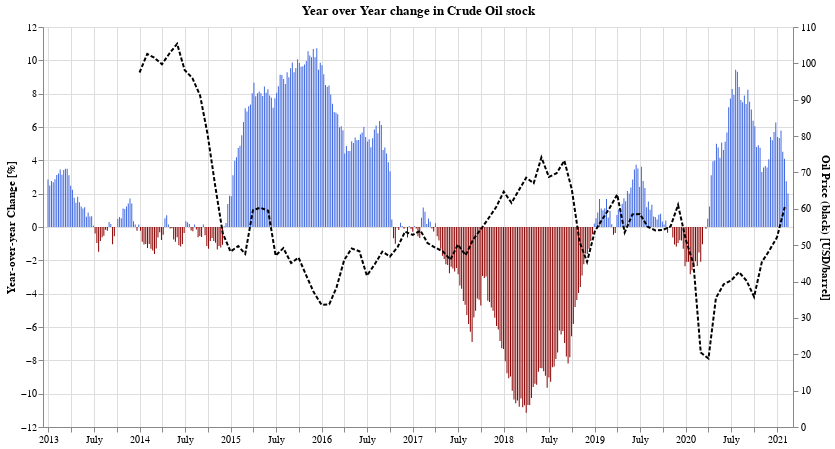

Notebook cell for this chart:
### Markdown cell above
## How does the crude oil price vary with inventories?

### Code cell
oil_price = alt.Chart(df_oil[-86:]).mark_line(color='black', strokeDash=[4, 2]).encode(
    alt.X('Date:T'),
    alt.Y('Close-Nominal:Q', axis=alt.Axis(title='Oil Price (black) [USD/barrel]'))
).properties(
    width=750,
    height=400
)

c = (chartFor(df_oil_yoy, 'Crude Oil') + oil_price).resolve_scale(y='independent').properties(
    background='white'
)

c.save('oil-gas-inventories.png')
c.display()

### Figure 1 — Vega-Lite specification as saved in the notebook (floating-point values rounded to 4 significant figures; data arrays with more than 128 entries replaced by an {"elided": "..."} marker saying what was removed)
{"config": {"view": {"continuousWidth": 400, "continuousHeight": 300}}, "layer": [{"data": {"name": "data-b48813c68bbb423faafeab20c7cce10e"}, "mark": {"type": "bar", "width": 1}, "encoding": {"color": {"condition": {"value": "darkred", "test": "datum['Crude Oil'] < 0"}, "value": "royalblue"}, "tooltip": [{"type": "temporal", "field": "dt", "title": ""}, {"type": "quantitative", "field": "Crude Oil", "format": ",.02f", "title": "YoY % Change"}], "x": {"type": "temporal", "axis": {"title": ""}, "field": "dt"}, "y": {"type": "quantitative", "axis": {"title": "Year-over-year Change [%]"}, "field": "Crude Oil"}}, "height": 400, "title": "Year over Year change in Crude Oil stock", "width": 750}, {"data": {"name": "data-222760388c1b3ee78d6770e09bf093e5"}, "mark": {"type": "line", "color": "black", "strokeDash": [4, 2]}, "encoding": {"x": {"type": "temporal", "field": "Date"}, "y": {"type": "quantitative", "axis": {"title": "Oil Price (black) [USD/barrel]"}, "field": "Close-Nominal"}}, "height": 400, "width": 750}], "background": "white", "resolve": {"scale": {"y": "independent"}}, "$schema": "https://vega.github.io/schema/vega-lite/v4.8.1.json", "datasets": {"data-b48813c68bbb423faafeab20c7cce10e": {"elided": "477 records"}, "data-222760388c1b3ee78d6770e09bf093e5": [{"Date": "2014-01-01T00:00:00", "Close-Adj": 109.0, "Close-Nominal": 97.49}, {"Date": "2014-02-01T00:00:00", "Close-Adj": 114.3, "Close-Nominal": 102.6}, {"Date": "2014-03-01T00:00:00", "Close-Adj": 112.5, "Close-Nominal": 101.6}, {"Date": "2014-04-01T00:00:00", "Close-Adj": 110.0, "Close-Nominal": 99.74}, {"Date": "2014-05-01T00:00:00", "Close-Adj": 113.0, "Close-Nominal": 102.7}, {"Date": "2014-06-01T00:00:00", "Close-Adj": 115.7, "Close-Nominal": 105.4}, {"Date": "2014-07-01T00:00:00", "Close-Adj": 107.8, "Close-Nominal": 98.17}, {"Date": "2014-08-01T00:00:00", "Close-Adj": 105.6, "Close-Nominal": 95.96}, {"Date": "2014-09-01T00:00:00", "Close-Adj": 100.2, "Close-Nominal": 91.16}, {"Date": "2014-10-01T00:00:00", "Close-Adj": 88.76, "Close-Nominal": 80.54}, {"Date": "2014-11-01T00:00:00", "Close-Adj": 73.29, "Close-Nominal": 66.15}, {"Date": "2014-12-01T00:00:00", "Close-Adj": 59.34, "Close-Nominal": 53.27}, {"Date": "2015-01-01T00:00:00", "Close-Adj": 53.98, "Close-Nominal": 48.24}, {"Date": "2015-02-01T00:00:00", "Close-Adj": 55.43, "Close-Nominal": 49.76}, {"Date": "2015-03-01T00:00:00", "Close-Adj": 52.74, "Close-Nominal": 47.6}, {"Date": "2015-04-01T00:00:00", "Close-Adj": 65.95, "Close-Nominal": 59.63}, {"Date": "2015-05-01T00:00:00", "Close-Adj": 66.33, "Close-Nominal": 60.3}, {"Date": "2015-06-01T00:00:00", "Close-Adj": 65.18, "Close-Nominal": 59.47}, {"Date": "2015-07-01T00:00:00", "Close-Adj": 51.64, "Close-Nominal": 47.12}, {"Date": "2015-08-01T00:00:00", "Close-Adj": 54.02, "Close-Nominal": 49.2}, {"Date": "2015-09-01T00:00:00", "Close-Adj": 49.55, "Close-Nominal": 45.09}, {"Date": "2015-10-01T00:00:00", "Close-Adj": 51.25, "Close-Nominal": 46.59}, {"Date": "2015-11-01T00:00:00", "Close-Adj": 45.9, "Close-Nominal": 41.65}, {"Date": "2015-12-01T00:00:00", "Close-Adj": 40.97, "Close-Nominal": 37.04}, {"Date": "2016-01-01T00:00:00", "Close-Adj": 37.12, "Close-Nominal": 33.62}, {"Date": "2016-02-01T00:00:00", "Close-Adj": 37.23, "Close-Nominal": 33.75}, {"Date": "2016-03-01T00:00:00", "Close-Adj": 42.1, "Close-Nominal": 38.34}, {"Date": "2016-04-01T00:00:00", "Close-Adj": 50.19, "Close-Nominal": 45.92}, {"Date": "2016-05-01T00:00:00", "Close-Adj": 53.47, "Close-Nominal": 49.1}, {"Date": "2016-06-01T00:00:00", "Close-Adj": 52.44, "Close-Nominal": 48.33}, {"Date": "2016-07-01T00:00:00", "Close-Adj": 45.22, "Close-Nominal": 41.6}, {"Date": "2016-08-01T00:00:00", "Close-Adj": 48.54, "Close-Nominal": 44.7}, {"Date": "2016-09-01T00:00:00", "Close-Adj": 52.24, "Close-Nominal": 48.24}, {"Date": "2016-10-01T00:00:00", "Close-Adj": 50.7, "Close-Nominal": 46.86}, {"Date": "2016-11-01T00:00:00", "Close-Adj": 53.59, "Close-Nominal": 49.44}, {"Date": "2016-12-01T00:00:00", "Close-Adj": 58.18, "Close-Nominal": 53.72}, {"Date": "2017-01-01T00:00:00", "Close-Adj": 56.88, "Close-Nominal": 52.81}, {"Date": "2017-02-01T00:00:00", "Close-Adj": 58.01, "Close-Nominal": 54.01}, {"Date": "2017-03-01T00:00:00", "Close-Adj": 54.29, "Close-Nominal": 50.6}, {"Date": "2017-04-01T00:00:00", "Close-Adj": 52.78, "Close-Nominal": 49.33}, {"Date": "2017-05-01T00:00:00", "Close-Adj": 51.65, "Close-Nominal": 48.32}, {"Date": "2017-06-01T00:00:00", "Close-Adj": 49.17, "Close-Nominal": 46.04}, {"Date": "2017-07-01T00:00:00", "Close-Adj": 53.63, "Close-Nominal": 50.17}, {"Date": "2017-08-01T00:00:00", "Close-Adj": 50.3, "Close-Nominal": 47.23}, {"Date": "2017-09-01T00:00:00", "Close-Adj": 54.77, "Close-Nominal": 51.67}, {"Date": "2017-10-01T00:00:00", "Close-Adj": 57.64, "Close-Nominal": 54.38}, {"Date": "2017-11-01T00:00:00", "Close-Adj": 60.84, "Close-Nominal": 57.4}, {"Date": "2017-12-01T00:00:00", "Close-Adj": 64.11, "Close-Nominal": 60.42}, {"Date": "2018-01-01T00:00:00", "Close-Adj": 68.29, "Close-Nominal": 64.73}, {"Date": "2018-02-01T00:00:00", "Close-Adj": 64.78, "Close-Nominal": 61.64}, {"Date": "2018-03-01T00:00:00", "Close-Adj": 68.06, "Close-Nominal": 64.94}, {"Date": "2018-04-01T00:00:00", "Close-Adj": 71.59, "Close-Nominal": 68.57}, {"Date": "2018-05-01T00:00:00", "Close-Adj": 69.72, "Close-Nominal": 67.04}, {"Date": "2018-06-01T00:00:00", "Close-Adj": 76.97, "Close-Nominal": 74.15}, {"Date": "2018-07-01T00:00:00", "Close-Adj": 71.37, "Close-Nominal": 68.76}, {"Date": "2018-08-01T00:00:00", "Close-Adj": 72.38, "Close-Nominal": 69.8}, {"Date": "2018-09-01T00:00:00", "Close-Adj": 75.89, "Close-Nominal": 73.25}, {"Date": "2018-10-01T00:00:00", "Close-Adj": 67.53, "Close-Nominal": 65.31}, {"Date": "2018-11-01T00:00:00", "Close-Adj": 52.87, "Close-Nominal": 50.93}, {"Date": "2018-12-01T00:00:00", "Close-Adj": 47.27, "Close-Nominal": 45.41}, {"Date": "2019-01-01T00:00:00", "Close-Adj": 55.89, "Close-Nominal": 53.79}, {"Date": "2019-02-01T00:00:00", "Close-Adj": 59.22, "Close-Nominal": 57.22}, {"Date": "2019-03-01T00:00:00", "Close-Adj": 61.88, "Close-Nominal": 60.14}, {"Date": "2019-04-01T00:00:00", "Close-Adj": 65.44, "Close-Nominal": 63.91}, {"Date": "2019-05-01T00:00:00", "Close-Adj": 54.62, "Close-Nominal": 53.5}, {"Date": "2019-06-01T00:00:00", "Close-Adj": 59.7, "Close-Nominal": 58.47}, {"Date": "2019-07-01T00:00:00", "Close-Adj": 59.75, "Close-Nominal": 58.58}, {"Date": "2019-08-01T00:00:00", "Close-Adj": 56.2, "Close-Nominal": 55.1}, {"Date": "2019-09-01T00:00:00", "Close-Adj": 55.1, "Close-Nominal": 54.07}, {"Date": "2019-10-01T00:00:00", "Close-Adj": 55.05, "Close-Nominal": 54.18}, {"Date": "2019-11-01T00:00:00", "Close-Adj": 56.11, "Close-Nominal": 55.17}, {"Date": "2019-12-01T00:00:00", "Close-Adj": 62.16, "Close-Nominal": 61.06}, {"Date": "2020-01-01T00:00:00", "Close-Adj": 52.28, "Close-Nominal": 51.56}, {"Date": "2020-02-01T00:00:00", "Close-Adj": 45.25, "Close-Nominal": 44.76}, {"Date": "2020-03-01T00:00:00", "Close-Adj": 20.75, "Close-Nominal": 20.48}, {"Date": "2020-04-01T00:00:00", "Close-Adj": 19.22, "Close-Nominal": 18.84}, {"Date": "2020-05-01T00:00:00", "Close-Adj": 36.2, "Close-Nominal": 35.49}, {"Date": "2020-06-01T00:00:00", "Close-Adj": 39.86, "Close-Nominal": 39.27}, {"Date": "2020-07-01T00:00:00", "Close-Adj": 40.67, "Close-Nominal": 40.27}, {"Date": "2020-08-01T00:00:00", "Close-Adj": 42.87, "Close-Nominal": 42.61}, {"Date": "2020-09-01T00:00:00", "Close-Adj": 40.42, "Close-Nominal": 40.22}, {"Date": "2020-10-01T00:00:00", "Close-Adj": 35.97, "Close-Nominal": 35.79}, {"Date": "2020-11-01T00:00:00", "Close-Adj": 45.57, "Close-Nominal": 45.34}, {"Date": "2020-12-01T00:00:00", "Close-Adj": 48.71, "Close-Nominal": 48.52}, {"Date": "2021-01-01T00:00:00", "Close-Adj": 52.2, "Close-Nominal": 52.2}, {"Date": "2021-02-01T00:00:00", "Close-Adj": 60.52, "Close-Nominal": 60.52}]}}
